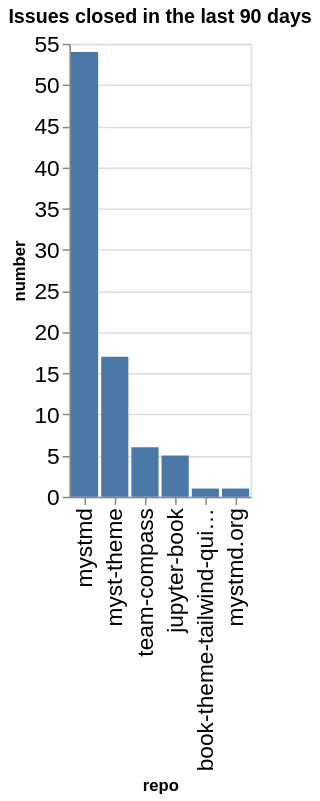

The notebook cell saved with this chart:
### Code cell
closed_counts = closed.groupby(['org', 'repo']).count()['number'].reset_index()
closed_counts['org/repo'] = closed_counts.apply(lambda a: a['org'] + '/' + a['repo'], axis=1)
sorted_vals = closed_counts.sort_values(['number'], ascending=False)['repo'].values
alt.Chart(data=closed_counts, title=f"Issues closed in the last {n_days} days").mark_bar().encode(
    x=alt.X('repo', sort=alt.Sort(sorted_vals.tolist())),
    y='number',
)

### Figure 1 — Vega-Lite specification as saved in the notebook (floating-point values rounded to 4 significant figures)
{"config": {"axisLeft": {"labelFontSize": 15}, "axisBottom": {"labelFontSize": 15}}, "data": {"name": "data-8373665b3813f9b267513603986c0646"}, "mark": {"type": "bar"}, "encoding": {"x": {"field": "repo", "sort": ["mystmd", "myst-theme", "team-compass", "jupyter-book", "book-theme-tailwind-quickstart", "mystmd.org"], "type": "nominal"}, "y": {"field": "number", "type": "quantitative"}}, "title": "Issues closed in the last 90 days", "$schema": "https://vega.github.io/schema/vega-lite/v5.20.1.json", "datasets": {"data-8373665b3813f9b267513603986c0646": [{"org": "jupyter-book", "repo": "book-theme-tailwind-quickstart", "number": 1, "org/repo": "jupyter-book/book-theme-tailwind-quickstart"}, {"org": "jupyter-book", "repo": "jupyter-book", "number": 5, "org/repo": "jupyter-book/jupyter-book"}, {"org": "jupyter-book", "repo": "myst-theme", "number": 17, "org/repo": "jupyter-book/myst-theme"}, {"org": "jupyter-book", "repo": "mystmd", "number": 54, "org/repo": "jupyter-book/mystmd"}, {"org": "jupyter-book", "repo": "mystmd.org", "number": 1, "org/repo": "jupyter-book/mystmd.org"}, {"org": "jupyter-book", "repo": "team-compass", "number": 6, "org/repo": "jupyter-book/team-compass"}]}}
